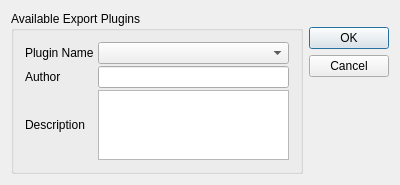
<ui version="4.0">
 <class>DlgExporterClass</class>
 <widget class="QDialog" name="DlgExporterClass">
  <property name="geometry">
   <rect>
    <x>0</x>
    <y>0</y>
    <width>400</width>
    <height>171</height>
   </rect>
  </property>
  <property name="windowTitle">
   <string>Export...</string>
  </property>
  <layout class="QGridLayout" name="gridLayout_3">
   <item row="0" column="0">
    <layout class="QHBoxLayout" name="horizontalLayout">
     <item>
      <widget class="QGroupBox" name="grpPlugins">
       <property name="title">
        <string>Available Export Plugins</string>
       </property>
       <layout class="QGridLayout" name="gridLayout_2">
        <item row="0" column="0">
         <layout class="QGridLayout" name="gridLayout">
          <property name="horizontalSpacing">
           <number>4</number>
          </property>
          <property name="verticalSpacing">
           <number>2</number>
          </property>
          <item row="0" column="0">
           <widget class="QLabel" name="lbPlugin">
            <property name="text">
             <string>Plugin Name</string>
            </property>
            <property name="buddy">
             <cstring>cbPluginName</cstring>
            </property>
           </widget>
          </item>
          <item row="0" column="1">
           <widget class="QComboBox" name="cbPluginName" />
          </item>
          <item row="1" column="1">
           <widget class="QLineEdit" name="editAuthor">
            <property name="readOnly">
             <bool>true</bool>
            </property>
           </widget>
          </item>
          <item row="2" column="0">
           <widget class="QLabel" name="lbDesc">
            <property name="text">
             <string>Description</string>
            </property>
            <property name="buddy">
             <cstring>txtDesc</cstring>
            </property>
           </widget>
          </item>
          <item row="2" column="1">
           <widget class="QTextEdit" name="txtDesc">
            <property name="readOnly">
             <bool>true</bool>
            </property>
           </widget>
          </item>
          <item row="1" column="0">
           <widget class="QLabel" name="lbAuthor">
            <property name="text">
             <string>Author</string>
            </property>
            <property name="buddy">
             <cstring>editAuthor</cstring>
            </property>
           </widget>
          </item>
         </layout>
        </item>
       </layout>
      </widget>
     </item>
     <item>
      <layout class="QVBoxLayout" name="verticalLayout">
       <item>
        <widget class="QDialogButtonBox" name="buttonBox">
         <property name="orientation">
          <enum>Qt::Vertical</enum>
         </property>
         <property name="standardButtons">
          <set>QDialogButtonBox::Cancel|QDialogButtonBox::Ok</set>
         </property>
         <property name="centerButtons">
          <bool>true</bool>
         </property>
        </widget>
       </item>
       <item>
        <spacer name="verticalSpacer">
         <property name="orientation">
          <enum>Qt::Vertical</enum>
         </property>
         <property name="sizeHint" stdset="0">
          <size>
           <width>20</width>
           <height>40</height>
          </size>
         </property>
        </spacer>
       </item>
      </layout>
     </item>
    </layout>
   </item>
  </layout>
 </widget>
 <layoutdefault spacing="6" margin="11" />
 <resources />
 <connections>
  <connection>
   <sender>buttonBox</sender>
   <signal>accepted()</signal>
   <receiver>DlgExporterClass</receiver>
   <slot>accept()</slot>
   <hints>
    <hint type="sourcelabel">
     <x>361</x>
     <y>48</y>
    </hint>
    <hint type="destinationlabel">
     <x>314</x>
     <y>111</y>
    </hint>
   </hints>
  </connection>
  <connection>
   <sender>buttonBox</sender>
   <signal>rejected()</signal>
   <receiver>DlgExporterClass</receiver>
   <slot>reject()</slot>
   <hints>
    <hint type="sourcelabel">
     <x>366</x>
     <y>42</y>
    </hint>
    <hint type="destinationlabel">
     <x>360</x>
     <y>135</y>
    </hint>
   </hints>
  </connection>
 </connections>
</ui>
